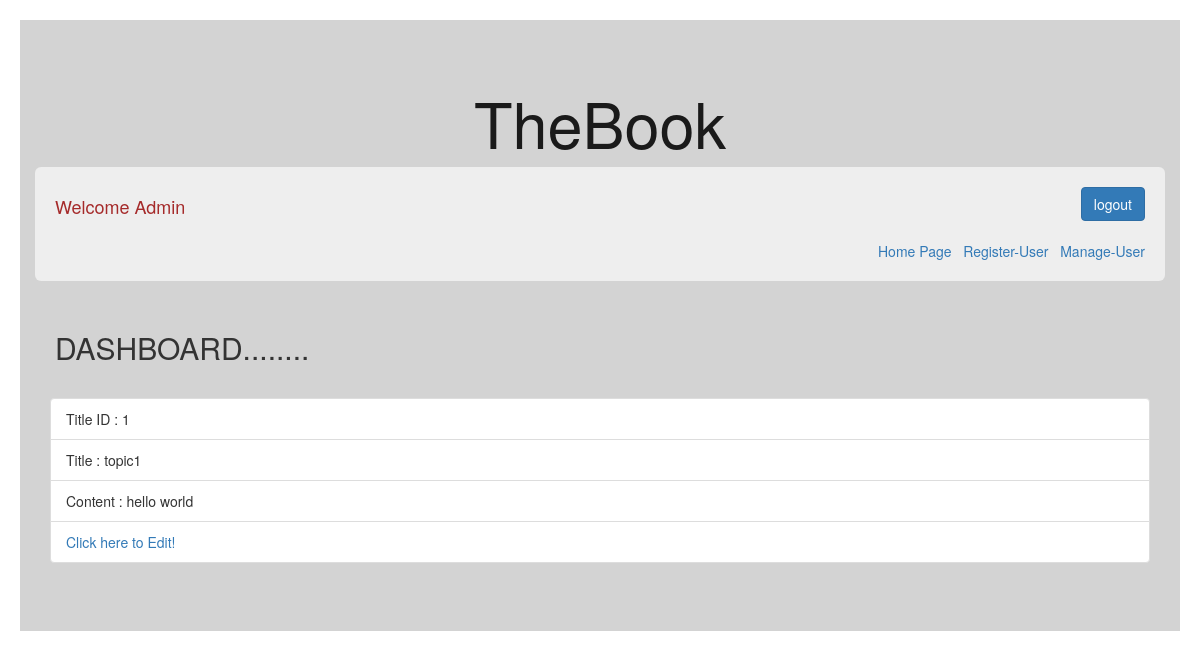
/topic/topic1 (signed in), run on the app's committed database.
### BookApp/models.py (models this page shows, shortened)
class Topic(models.Model):
    topic_id = models.AutoField(primary_key=True)
    title = models.CharField(max_length=100)
    content = models.TextField()
    updated = models.DateTimeField(auto_now=True, auto_now_add=False)
    timestamp = models.DateTimeField(auto_now=False, auto_now_add=True)
    min_accessing_level = models.IntegerField()

### BookApp/views.py (the view)
# urls.py: url(r'topic/(?P<topic_name>\w+)$',views.topic,name="viewtopic"),
@login_required
def topic(request, topic_name):
    topic_list = Topic.objects.values_list('title', flat=True)
    if topic_name in topic_list:
        obj = AccessLevel.objects.get(user = request.user)
        access_level = obj.access_level
        topic= Topic.objects.get(title=topic_name)
        if topic.min_accessing_level <= access_level:
            return render(request,"Book/topicView.html", {"content":topic})
        else:
            return render(request,"Book/accessdenied.html")
    else:
        return HttpResponseRedirect(reverse('createtopic'))

### BookApp/templates/Book/topicView.html
{% extends "Book/base.html"%}
{%block content%}
<div class="container" style="margin-top:1em;">
    <div class="row">
        <div class="col-xs-12">
            <ul class="list-group">
                <li class="list-group-item">Title ID : {{content.pk}} </li>
                <li class="list-group-item">Title : {{content.title}} </li>
                <li class="list-group-item">Content : {{content.content}} </li>
                <li class="list-group-item"><a href="{% url 'edittopic' content.pk%}">Click here to Edit!</a> </li>
            </ul>
        </div>
    </div>
</div>
{%endblock%}

### BookApp/templates/Book/base.html (shortened to what this page needs)
<!DOCTYPE html>
<html lang="en">
<head>
<link rel="stylesheet" href="https://maxcdn.bootstrapcdn.com/bootstrap/3.3.7/css/bootstrap.min.css">
</head>
<body style="padding:20px 20px 20px 20px;">
    <div class="jumbotron" style="background-color:lightgrey">
        <h1 align="center" style="color:#1a1a1a">TheBook</h1>
        <div class="container">
            <div class="jumbotron" style="padding:20px 20px 20px 20px ">
            <h4 style="color:brown;text-transform:capitalize;float:left">Welcome {{request.user}}</h4>
            <div align="right" >
                <form method="POST" action="{% url 'logout' %}" >{%csrf_token%}
                    <input type="submit" class="btn btn-primary" value="logout">
                </form><br>
                </div>
                <div align="right">
                    <a href="{% url 'index' %}">Home Page</a>&nbsp;&nbsp;
                    <a href="{% url 'adduser' %}">Register-User</a>&nbsp;&nbsp;
                    <a href="{% url 'manageuser' %}">Manage-User</a>
                </div>
            </div>
            <h2 style="background-color:lightgrey;padding:20px 20px 20px 20px " width="100%">DASHBOARD........</h2>
            {% block content %}
            {%endblock%}
        </div>
    </div>
</body>
</html>

### data on the page
Topic: pk "1", title "topic1", content "hello world"

### other printed values
{{ request.user }} "Admin"
